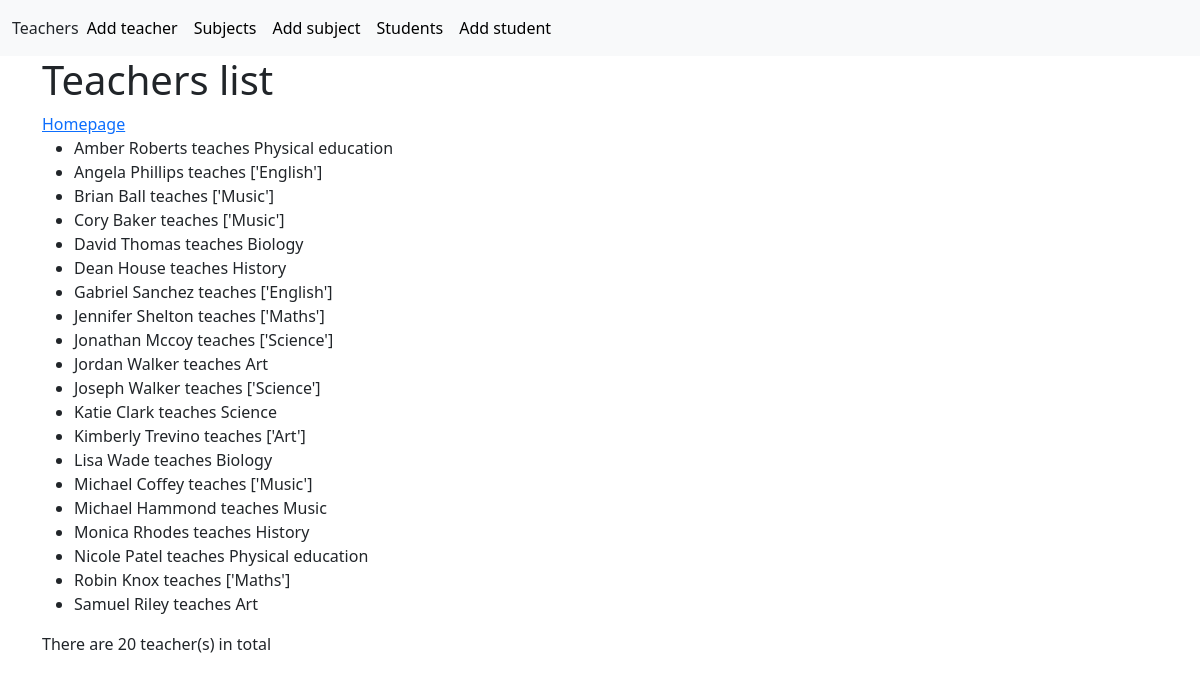
The app's page /first_app/teacher_list/, older data.
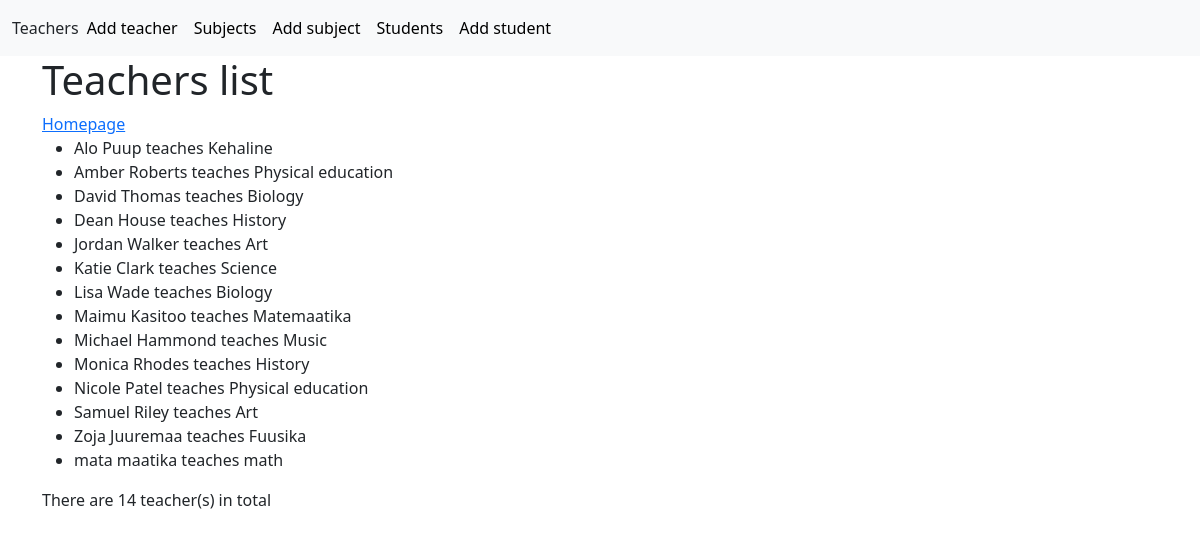
The same page, newer data.
### first_app/models.py (models this page shows)
class Teacher(models.Model):  # kui topelt kirj.teachers siis tuleb tabelisse teacherss
    name = models.CharField(max_length=100)
    """ kommentaari saab kirjutada nii """
    subject = models.CharField(max_length=100)

### first_app/views.py (the view)
# urls.py: path('teacher_list/', views.TeacherListView.as_view(), name= 'teacher_list'),
class TeacherListView(ListView):
    model = Teacher
    queryset = Teacher.objects.order_by('name')  # nime jargi sorteeritud, result ordered by name
    context_object_name = 'teachers'  # default object_list is now students

### first_app/templates/first_app/teacher_list.html
{% extends 'base.html' %}
{% block content %}
	<h1>Teachers list</h1>
    <a href="{% url 'first_app:home' %}">Homepage</a>
    <ul>
    {% for teacher in object_list %}
        <li>
            {{ teacher.name }} <h>teaches</h> {{ teacher.subject }}
        </li>
    {% endfor %}
    </ul>
        <p>There are {{ object_list.count }} teacher(s) in total</p>
{% endblock content %}

### templates/base.html (shortened to what this page needs)
<!doctype html>
<html lang="en">
<head>
    <link href="https://cdn.jsdelivr.net/npm/bootstrap@5.3.1/dist/css/bootstrap.min.css" rel="stylesheet">
</head>
<nav class="navbar navbar-expand-lg bg-body-tertiary">
  <div class="container-fluid">
    <a class="nav-link active" aria-current="page" href="{% url 'first_app:teacher_list' %}">Teachers</a>
    <div class="collapse navbar-collapse" id="navbarScroll">
      <ul class="navbar-nav me-auto my-2 my-lg-0 navbar-nav-scroll" style="--bs-scroll-height: 100px;">
        <li class="nav-item">
          <a class="nav-link active" aria-current="page" href="{% url 'first_app:teacher_create'  %}">Add teacher</a>
        </li>
          <li class="nav-item">
          <a class="nav-link active" aria-current="page" href="{% url 'first_app:subject_list'  %}">Subjects</a>
        </li>
          <li class="nav-item">
          <a class="nav-link active" aria-current="page" href="{% url 'first_app:subject_create'  %}">Add subject</a>
        </li>
          <li class="nav-item">
          <a class="nav-link active" aria-current="page" href="{% url 'first_app:student_list'  %}">Students</a>
        </li>
          <li class="nav-item">
          <a class="nav-link active" aria-current="page" href="{% url 'first_app:student_create'  %}">Add student</a>
        </li>
      </ul>
    </div>
  </div>
</nav>
<body>
    <div class="container">
    {% block content %}
    {% endblock %}
    </div>
</body>
</html>

Row changes from the older to the newer data that the page shows:
removed Teacher: name "Angela Phillips", subject "['English']"
removed Teacher: name "Brian Ball", subject "['Music']"
removed Teacher: name "Cory Baker", subject "['Music']"
removed Teacher: name "Gabriel Sanchez", subject "['English']"
removed Teacher: name "Jennifer Shelton", subject "['Maths']"
removed Teacher: name "Jonathan Mccoy", subject "['Science']"
removed Teacher: name "Joseph Walker", subject "['Science']"
removed Teacher: name "Kimberly Trevino", subject "['Art']"
removed Teacher: name "Michael Coffey", subject "['Music']"
removed Teacher: name "Robin Knox", subject "['Maths']"
added Teacher: name "Alo Puup", subject "Kehaline"
added Teacher: name "Maimu Kasitoo", subject "Matemaatika"
added Teacher: name "Zoja Juuremaa", subject "Fuusika"
added Teacher: name "mata maatika", subject "math"
Text that changed along with them:
{{ object_list.count }}: "20" → "14"
